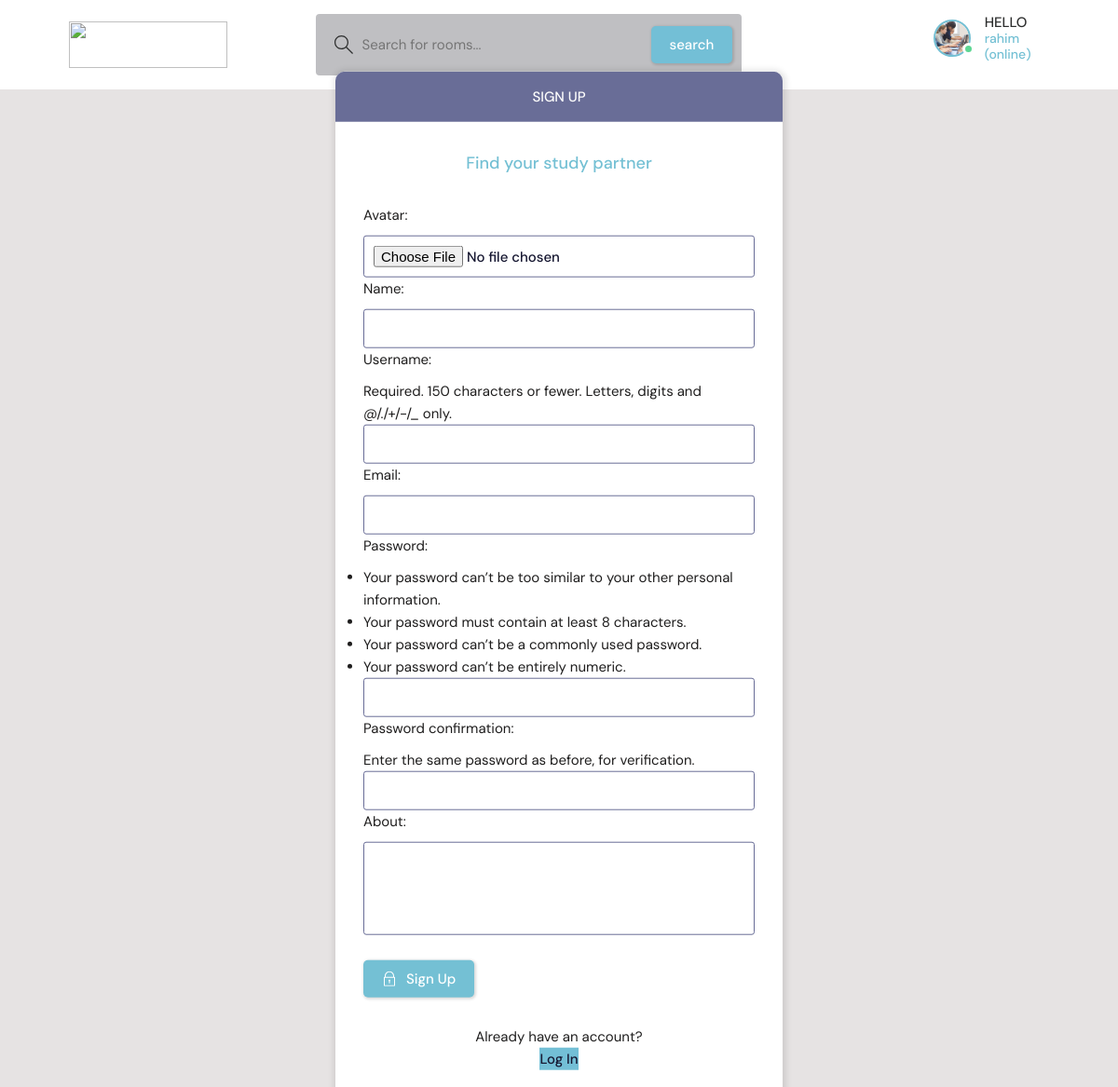
The page /mode/light/register/ (signed in) on the database its author committed.
### base/models.py (models this page shows)
class User(AbstractUser):
    name=models.CharField(max_length=50, null=True)
    email=models.EmailField(unique=True, null=True)
    about=models.TextField(max_length=300, null=True, blank=True)
    avatar=models.ImageField(null=True, default='avatar.svg')
    REQUIRED_FIELDS=[]

### base/views_2.py (the view, shortened to what this page needs)
def register_user_2(request):
    form=MyUserCreationForm()
    return render(request, 'light/base/signup.html', {'form':form})

### base/forms.py
class MyUserCreationForm(UserCreationForm):
    class Meta:
        model=User
        fields = ['avatar','name','username', 'email','password1','password2','about' ]

### templates/light/base/signup.html (shortened to what this page needs)
{% extends "light/main.html" %}
{% block content %}
    <main class="auth layout">
      <div class="container">
        <div class="layout__box">
          <div class="layout__boxHeader">
            <div class="layout__boxTitle">
              <h3>Sign up</h3>
            </div>
          </div>
          <div class="layout__body">
            <h2 class="auth__tagline">Find your study partner</h2>
            <form class="form" action="" method="POST" enctype="multipart/form-data">
              <div class="form__group form__group">
                {{form}}
              </div>
              <button class="btn btn--main" type="submit">
                Sign Up
              </button>
            </form>
            <div class="auth__action">
              <p>Already have an account?</p>
              <a style="color:rgb(22, 23, 49);" href="{% url 'light-login' %}" class="btn btn--link">Log In</a>
            </div>
          </div>
        </div>
      </div>
    </main>
{% endblock content %}

### templates/light/navbar.html (shortened to what this page needs)
{% load static%}
<header class="header header--loggedIn">
    <div class="container">
      <a href="{% url 'light-index' %}" class="header__logo">
          <img style="width:17rem; height:5rem;" src="{% static 'images/team/white.png' %}" alt="">
      </a>
      <form method="GET" action="{% url 'light-index' %}" class="header__search">
        <label>
          <input name="q" placeholder="Search for rooms..." />
          <button class="btn" type="submit">search</button>
        </label>
      </form>
      <nav class="header__menu">
        {% if request.user.is_authenticated%}
        <div class="header__user">
          <a href="{% url 'light-profile-page' request.user.id %}">
            <div class="avatar avatar--medium active">
              <img src="{{request.user.avatar.url}}" />
            </div>
            <p>HELLO<span>{{request.user.username}}<br>(online)</span><p>
          </a>
        </div>
        {%else%}
        <a href="{% url 'light-login' %}">
          <img src="{% static 'images/avatar.svg' %}" />
          <p>Login</p>
        </a>
        {%endif%}
      </nav>
    </div>
  </header>

### static/styles/light-style.css (style rules this page uses)
:root { --color-main: #74c0d4; --color-main-light: #004672; --color-dark: #ffffff; --color-dark-medium: #bfbfc2; --color-dark-light: #696d97; --color-light: #fcfcfc; --color-gray: #2d2e2e; --color-light-gray: #1f1e1e; --color-bg: rgb(230, 227, 227); --color-success: #5dd693; --color-error: #fc4b0b; }
* { font-family: "DM Sans", -apple-system, BlinkMacSystemFont, "Segoe UI", Roboto, Oxygen, Ubuntu, Cantarell, "Open Sans", "Helvetica Neue", sans-serif; margin: 0; padding: 0; box-sizing: border-box; text-rendering: optimizeLegibility; font-size: inherit; }
html { font-size: 56.25%; }
@media only screen and (min-width: 1200px) { html { font-size: 62.5%; } }
body { line-height: 1.6; font-weight: 400; font-size: 1.5rem; color: var(--color-light-gray); background-color: var(--color-bg); min-height: 100vh; }
img { width: 100%; }
a { display: inline-block; color: var(--color-main); text-decoration: none; }
.container { max-width: 120rem; width: 90%; margin: auto; }
.btn { background-color:#73bfd6 ; border: none; display: inline-flex; align-items: center; gap: 1rem; cursor: pointer; transition: all ease-in-out 0.3s; padding: 1rem 2rem; border-radius: 5px; box-shadow: 1px 1px 3px 1px rgba(0, 0, 0, 0.15); font-weight: 500; color: white; }
.btn--link { border-radius: 0; padding: 0; color: var(--color-main); box-shadow: none; }
.btn--main { background-color: var(--color-main); color: var(--color-dark); }
.btn > svg { fill: currentColor; width: 1.6rem; height: 1.6rem; }
.avatar { position: relative; display: inline-block; border-radius: 50%; border: 2px solid var(--color-main); }
.avatar img { display: block; border-radius: 50%; object-fit: cover; object-position: center; }
.avatar::after { content: ""; display: block; position: absolute; background-color: var(--color-gray); z-index: 111; border-radius: 50%; border: 0.3rem solid var(--color-dark); }
.avatar.active::after { background-color: var(--color-success); }
.avatar.avatar--medium img { width: 3.6rem; height: 3.6rem; border-radius: 50%; }
.avatar.avatar--medium:after { width: 0.7rem; height: 0.7rem; bottom: 0px; right: -6px; }
.header { padding: 1.5rem; background-color: var(--color-dark); }
.header > .container { display: flex; gap: 9.5rem; }
.header__logo, .header__user { display: flex; gap: 2rem; align-items: center; }
.header__logo > img { height: 3.2rem; width: 3.2rem; }
.header__search > label { background-color: var(--color-dark-medium); padding: 1.3rem 1rem; display: flex; align-items: center; gap: 1rem; border-radius: 4px; }
.header__search svg { fill: var(--color-gray); width: 2rem; height: 2rem; margin-left: 1rem; }
.header__search input { width: 30rem; background: transparent; border: none; outline: none; color: var(--color-light); }
.header__menu { margin-left: auto; position: relative; }
.header__menu a { display: flex; gap: 1.5rem; align-items: center; font-weight: 500; text-decoration: none; color: var(--color-gray); }
.header__menu img { height: 3.6rem; }
.header__menu p { line-height: 1.2; }
.header__menu span { color: var(--color-main); font-weight: 500; font-size: 1.4rem; display: block; }
.layout { margin-top: 2.4rem; }
.layout > .container { display: flex; justify-content: space-between; align-items: flex-start; }
.layout__box { width: 90%; max-width: 48rem; min-height: 40rem; position: absolute; top: 50%; left: 50%; transform: translate(-50%, -46%); background-color: var(--color-dark); border-radius: 1rem; box-shadow: 1px 1px 6px 3px rgba(0, 0, 0, 0.1); overflow: hidden; }
.layout__boxHeader { display: flex; padding: 1.5rem; background-color: var(--color-dark-light); }
.layout__boxTitle { display: flex; gap: 1.5rem; align-items: center; }
.layout__boxTitle h3 { text-transform: uppercase; font-weight: 500; color: var(--color-light); }
.layout__body { margin: 3rem; }
.form__group { margin-bottom: 2rem; width: 100%; }
.form__group label { display: block; font-size: 1.5rem; margin-bottom: 1rem; }
.form__group input, .form__group textarea, .form__group select { background: transparent; border: 1px solid var(--color-dark-light); padding: 1rem; border-radius: 3px; width: 100%; color: rgb(22, 23,49); font-weight: 500; outline: none; }
.form__group textarea { background: transparent; height: 10rem; resize: none; }
.auth__tagline { text-align: center; margin-bottom: 3rem; color: var(--color-main); font-weight: 500; font-size: 1.8rem; }
.auth .layout__boxHeader { text-align: center; justify-content: center; }
.auth__action { margin-top: 3rem; text-align: center; }

### rows shown on the page
User: user.avatar (picture), user.username "rahim"
